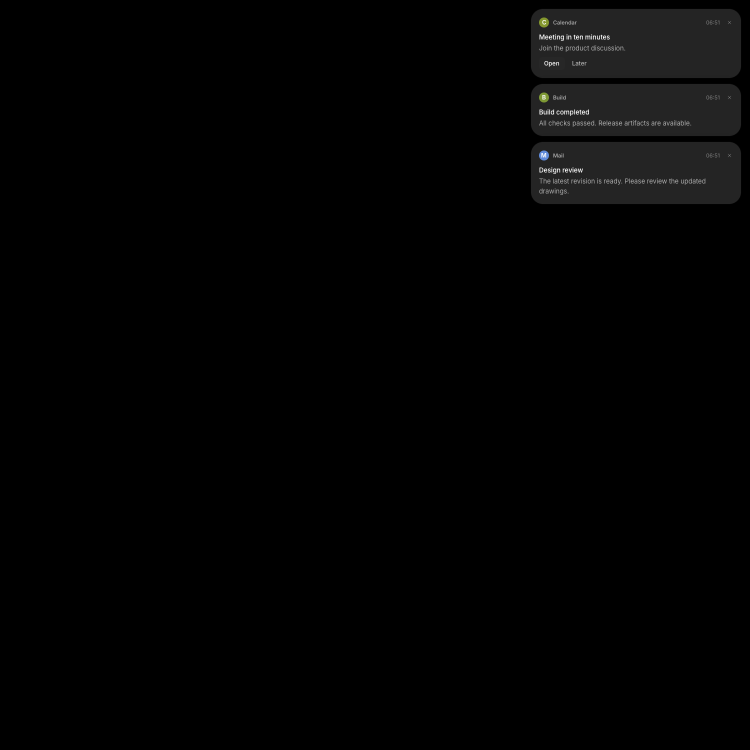
#> input picture colrv1/matrix/arch/branch/stock/card.png, 1500 x 1500 px, found by its file name (shown at 1/2 size)
$ python compare-renamed.py
#> lines starting #> are read from the running program, lines starting #| are printed output that depends on the picture
from pathlib import Path
from PIL import Image, ImageDraw

root = Path('/evidence/review-evidence/fedora-renamed')
composite = Image.new('RGB', (920, 370), '#eeeeee')
#> composite: PIL image 920x370 RGB; every value is 238
for i, (variant, title) in enumerate([
    ('pre-review', 'Renamed COLRv1 font: earlier branch'),
    ('branch', 'Renamed COLRv1 font: guarded branch'),
]):
    crop = Image.open(root / variant / 'card.png').convert('RGB').crop((1040, 0, 1500, 340))
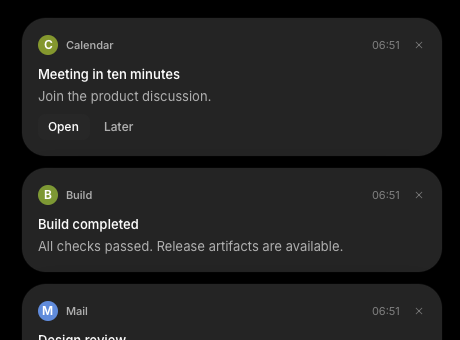
#> crop: PIL image 460x340 RGB; mean R, G, B 32.4, 32.6, 32.3
    crop.save(root / variant / 'crop.png')
    composite.paste(crop, (i * 460, 30))
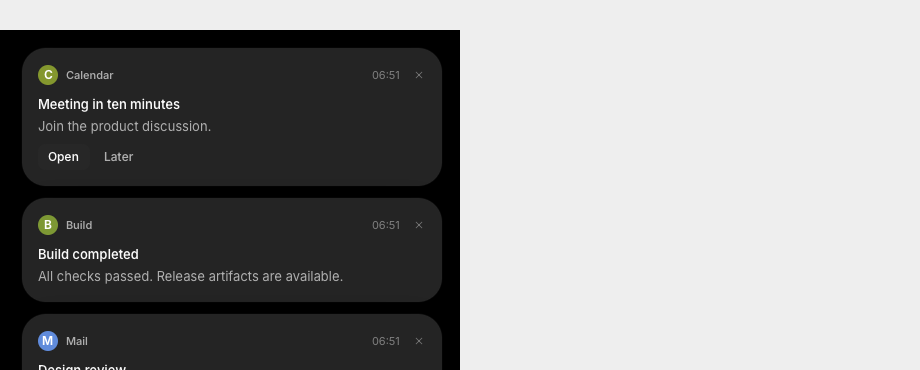
#> composite: PIL image 920x370 RGB; mean R, G, B 143.5, 143.6, 143.5
    ImageDraw.Draw(composite).text((i * 460 + 12, 8), title, fill='black')
composite.save(root / 'comparison.png')
